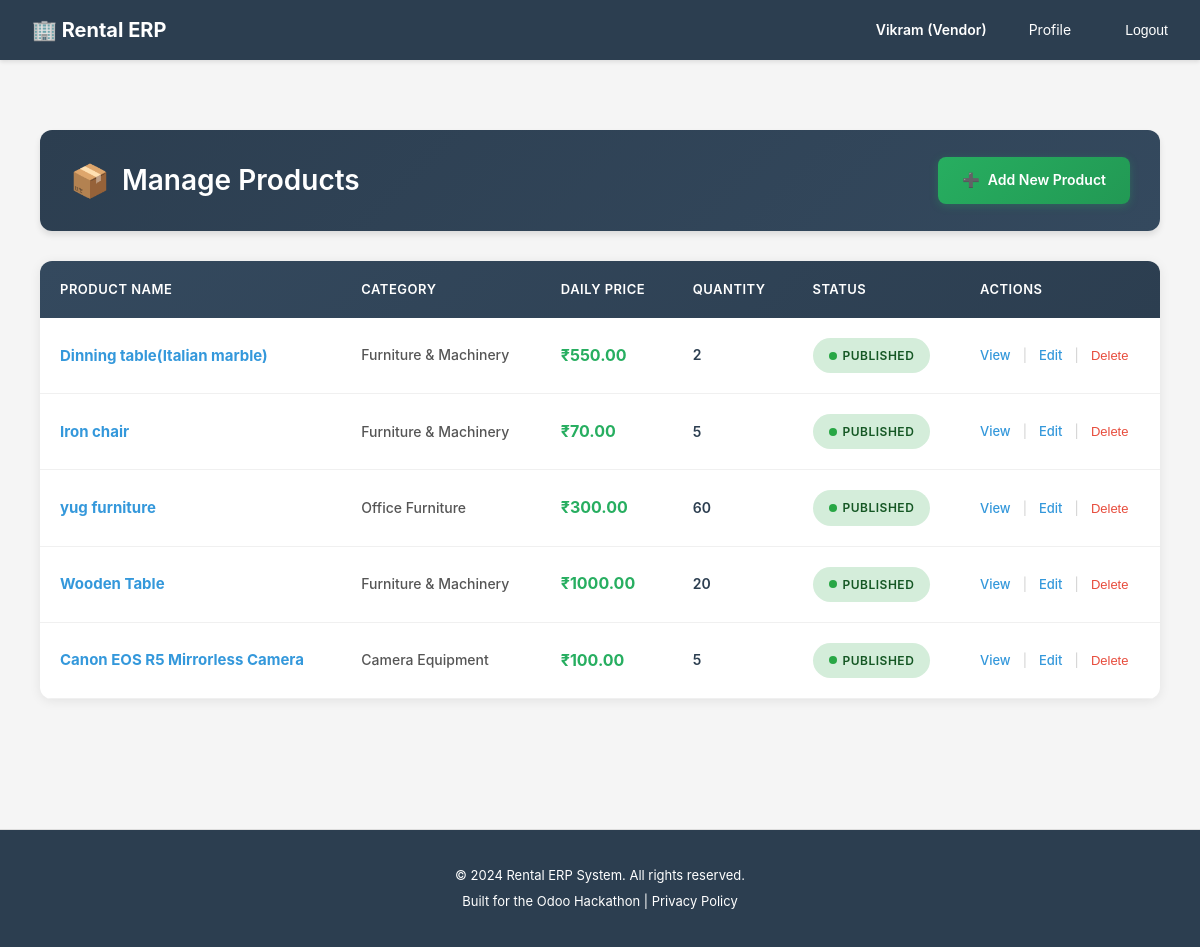
Before: /catalog/vendor/manage-products/ (signed in) with the older database file.
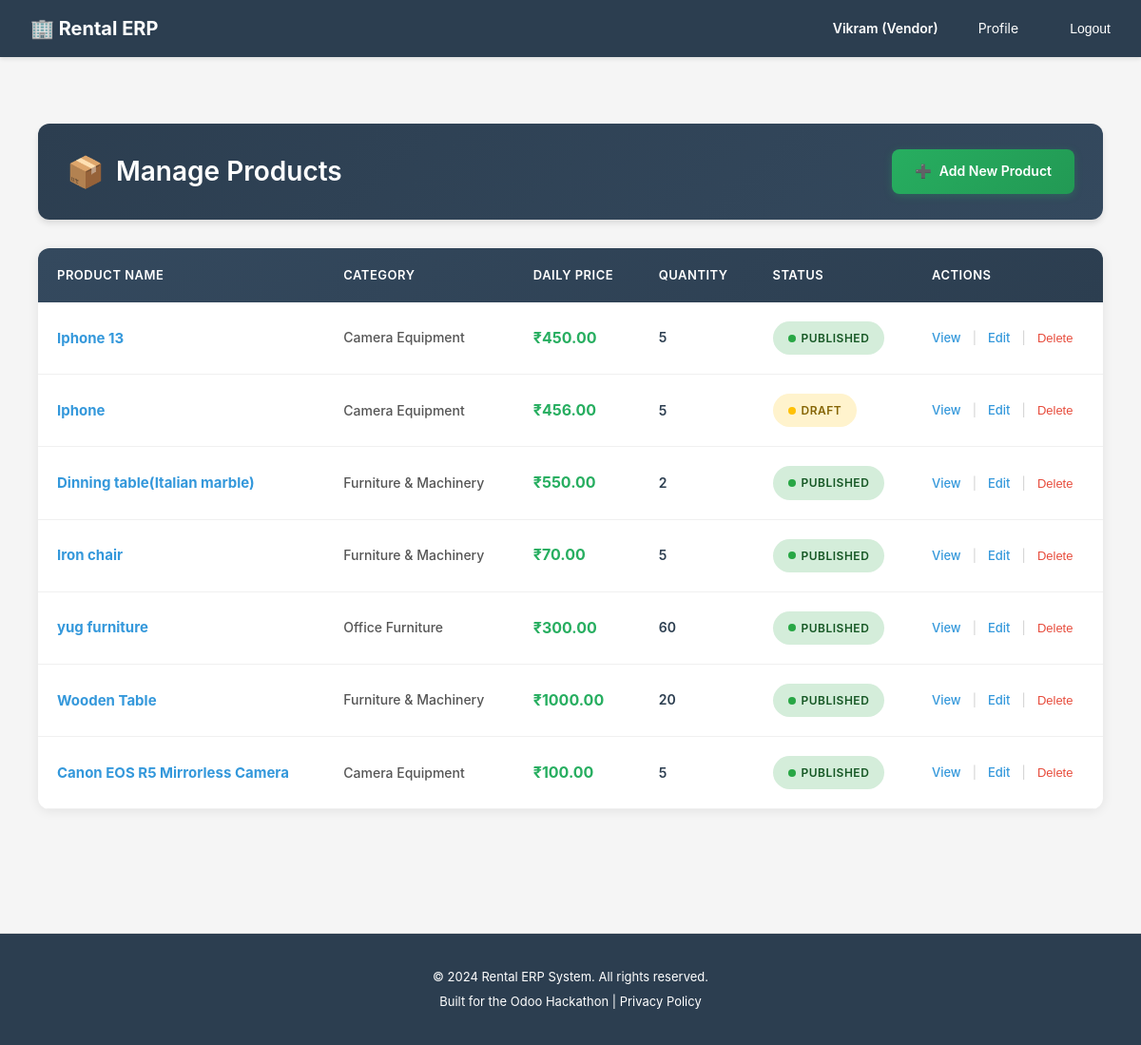
After: the same page with the newer database file.
### catalog/models.py (models this page shows, shortened)
class Product(models.Model):
    vendor = models.ForeignKey(
        settings.AUTH_USER_MODEL,
        on_delete=models.CASCADE,
        related_name='products',
        limit_choices_to={'role': 'vendor'},
        help_text="Vendor who owns this product"
    )
    category = models.ForeignKey(
        ProductCategory,
        on_delete=models.SET_NULL,
        blank=True,
        null=True,
        related_name='products',
        help_text="Product classification for filtering"
    )
    name = models.CharField(
        max_length=255,
        help_text="Product name (e.g., 'Canon EOS R5 Mirrorless Camera')"
    )
    slug = models.SlugField(
        max_length=255,
        unique=True,
        help_text="URL-friendly identifier"
    )
    description = models.TextField(
        help_text="Detailed product description for customer decision-making"
    )
    short_description = models.CharField(
        max_length=500,
        blank=True,
        null=True,
        help_text="Brief summary for product listings"
    )
    image_main = models.ImageField(
        upload_to='products/images/',
        blank=True,
        null=True,
        help_text="Primary product image"
    )
    is_rentable = models.BooleanField(
        default=True,
        help_text="Can this product be rented? (vs purchase-only)"
    )
    is_published = models.BooleanField(
        default=False,
        help_text="Visible on website. Vendors can unpublish temporarily."
    )
    quantity_on_hand = models.PositiveIntegerField(
        default=0,
        help_text="Total physical inventory owned by vendor"
    )
    cost_price = models.DecimalField(
        max_digits=10,
        decimal_places=2,
        validators=[MinValueValidator(0)],
        help_text="Vendor's acquisition cost (for margin calculation)"
    )
    attributes = models.JSONField(
        default=dict,
        blank=True,
        help_text="Dynamic attributes like Brand, Model, Color (JSON: {'brand': 'Canon', 'model': 'EOS R5'})"
    )
    meta_title = models.CharField(
        max_length=255,
        blank=True,
        null=True,
        help_text="SEO page title"
    )
    meta_description = models.TextField(
        blank=True,
        null=True,
        help_text="SEO meta description"
    )
    created_at = models.DateTimeField(auto_now_add=True)
    updated_at = models.DateTimeField(auto_now=True)
    class Meta:
        db_table = 'products'
        verbose_name = 'Product'
        verbose_name_plural = 'Products'
        ordering = ['-created_at']
        indexes = [
            models.Index(fields=['vendor', 'is_published']),
            models.Index(fields=['category', 'is_published']),
            models.Index(fields=['slug']),
        ]

class ProductCategory(models.Model):
    name = models.CharField(
        max_length=100,
        unique=True,
        help_text="Category name (e.g., 'Camera Equipment', 'Furniture')"
    )
    slug = models.SlugField(
        max_length=100,
        unique=True,
        help_text="URL-friendly identifier"
    )
    parent = models.ForeignKey(
        'self',
        on_delete=models.CASCADE,
        blank=True,
        null=True,
        related_name='subcategories',
        help_text="Parent category for hierarchical structure"
    )
    description = models.TextField(
        blank=True,
        null=True,
        help_text="Category description for SEO and customer guidance"
    )
    is_active = models.BooleanField(
        default=True,
        help_text="Show/hide category on website"
    )
    created_at = models.DateTimeField(auto_now_add=True)
    updated_at = models.DateTimeField(auto_now=True)
    class Meta:
        db_table = 'product_categories'
        verbose_name = 'Product Category'
        verbose_name_plural = 'Product Categories'
        ordering = ['name']

class RentalPricing(models.Model):
    DURATION_CHOICES = [
        ('hourly', 'Per Hour'),
        ('daily', 'Per Day'),
        ('weekly', 'Per Week'),
        ('monthly', 'Per Month'),
        ('custom', 'Custom Duration'),
    ]
    product = models.ForeignKey(
        Product,
        on_delete=models.CASCADE,
        blank=True,
        null=True,
        related_name='rental_prices',
        help_text="Applies to all variants if set at product level"
    )
    product_variant = models.ForeignKey(
        ProductVariant,
        on_delete=models.CASCADE,
        blank=True,
        null=True,
        related_name='rental_prices',
        help_text="Variant-specific pricing overrides product pricing"
    )
    duration_type = models.CharField(
        max_length=20,
        choices=DURATION_CHOICES,
        help_text="Rental period unit"
    )
    duration_value = models.PositiveIntegerField(
        default=1,
        validators=[MinValueValidator(1)],
        help_text="Number of units (e.g., 2 for '2 days', 3 for '3 hours')"
    )
    price = models.DecimalField(
        max_digits=10,
        decimal_places=2,
        validators=[MinValueValidator(0)],
        help_text="Rental price for this duration"
    )
    is_discounted = models.BooleanField(
        default=False,
        help_text="Promotional pricing active"
    )
    discount_percentage = models.DecimalField(
        max_digits=5,
        decimal_places=2,
        default=0.00,
        validators=[MinValueValidator(0), MinValueValidator(100)],
        help_text="Discount % if promotional pricing is active"
    )
    is_active = models.BooleanField(
        default=True,
        help_text="Enable/disable this pricing tier"
    )
    created_at = models.DateTimeField(auto_now_add=True)
    updated_at = models.DateTimeField(auto_now=True)
    class Meta:
        db_table = 'rental_pricing'
        verbose_name = 'Rental Pricing'
        verbose_name_plural = 'Rental Pricing'
        ordering = ['product', 'duration_type', 'duration_value']

### catalog/views.py (the view)
# urls.py: path('vendor/manage-products/', views.vendor_manage_products, name='vendor_manage_products'),
@require_http_methods(["GET"])
def vendor_manage_products(request):
    from django.http import HttpResponseForbidden
    if request.user.role != 'vendor':
        return HttpResponseForbidden('Only vendors can manage products.')
    if not hasattr(request.user, 'vendorprofile') or not request.user.vendorprofile.is_approved:
        return HttpResponseForbidden('Your vendor account must be approved before managing products.')
    products = Product.objects.filter(vendor=request.user).order_by('-created_at')
    context = {
        'products': products,
        'vendor': request.user.vendorprofile
    }
    return render(request, 'catalog/manage_products.html', context)

### rental_erp/compliance.py (called while the page is built)
    def process_request(self, request):
        if not request.user.is_authenticated:
            return None
        if request.method == 'GET':
            path_lower = request.path.lower()
            for model in self.PERSONAL_DATA_MODELS:
                if model in path_lower:
                    self._log_data_access(request, model)
                    break
        return None

    def process_request(self, request):
        if not request.user.is_authenticated:
            return None
        consent_key = f'gdpr_consent:{request.user.id}'
        has_consent = cache.get(consent_key)
        if has_consent is None:
            cache.set(consent_key, True, 86400)  # Cache for 24 hours
        return None

    def process_response(self, request, response):
        response['X-Privacy-Policy'] = '/privacy-policy/'
        if hasattr(settings, 'DATA_RETENTION_DAYS'):
            response['X-Data-Retention-Days'] = str(settings.DATA_RETENTION_DAYS)
        return response

### rental_erp/security.py (called while the page is built, shortened)
    def process_response(self, request, response):
        if not self.is_sensitive_operation(request):
            return response

### templates/catalog/manage_products.html (shortened to what this page needs)
{% extends 'base.html' %}
{% block content %}
<div class="products-container">
    <div class="page-header">
        <h2>Manage Products</h2>
        <a href="{% url 'catalog:vendor_add_product' %}" class="add-product-btn">
            <span>➕</span>
            <span>Add New Product</span>
        </a>
    </div>
    {% if products %}
    <div class="products-table-wrapper">
        <table class="products-table">
            <thead>
                <tr>
                    <th>Product Name</th>
                    <th>Category</th>
                    <th>Daily Price</th>
                    <th>Quantity</th>
                    <th>Status</th>
                    <th>Actions</th>
                </tr>
            </thead>
            <tbody id="productsTableBody">
                {% for product in products %}
                <tr class="product-row" data-product-id="{{ product.id }}">
                    <td><span class="product-name"><a href="{% url 'catalog:product_detail' product.id %}">{{ product.name }}</a></span></td>
                    <td><span class="category-cell">{{ product.category.name }}</span></td>
                    <td><span class="price-cell">₹{{ product.rental_prices.first.price|default:"0" }}</span></td>
                    <td><span class="quantity-cell">{{ product.quantity_on_hand }}</span></td>
                    <td>
                        {% if product.is_published %}
                            <span class="status-badge status-published">Published</span>
                        {% else %}
                            <span class="status-badge status-draft">Draft</span>
                        {% endif %}
                    </td>
                    <td>
                        <div class="actions-cell">
                            <a href="{% url 'catalog:product_detail' product.id %}" class="action-link">View</a>
                            <span class="divider">|</span>
                            <a href="{% url 'catalog:vendor_edit_product' product.id %}" class="action-link">Edit</a>
                            <span class="divider">|</span>
                            <form method="POST" action="{% url 'catalog:vendor_delete_product' product.id %}" style="display: inline;" onsubmit="return confirm('Are you sure you want to delete this product?');">
                                <button type="submit" class="action-link delete">Delete</button>
                            </form>
                        </div>
                    </td>
                </tr>
                {% endfor %}
            </tbody>
        </table>
    </div>
    {% endif %}
</div>
{% endblock %}

Changed rows visible on the page:
added Product: name "Iphone 13", category.name "Camera Equipment", rental_prices.first.price "450.00", quantity_on_hand "5", is_published "PUBLISHED"
added Product: name "Iphone", category.name "Camera Equipment", rental_prices.first.price "456.00", quantity_on_hand "5", is_published "DRAFT"
